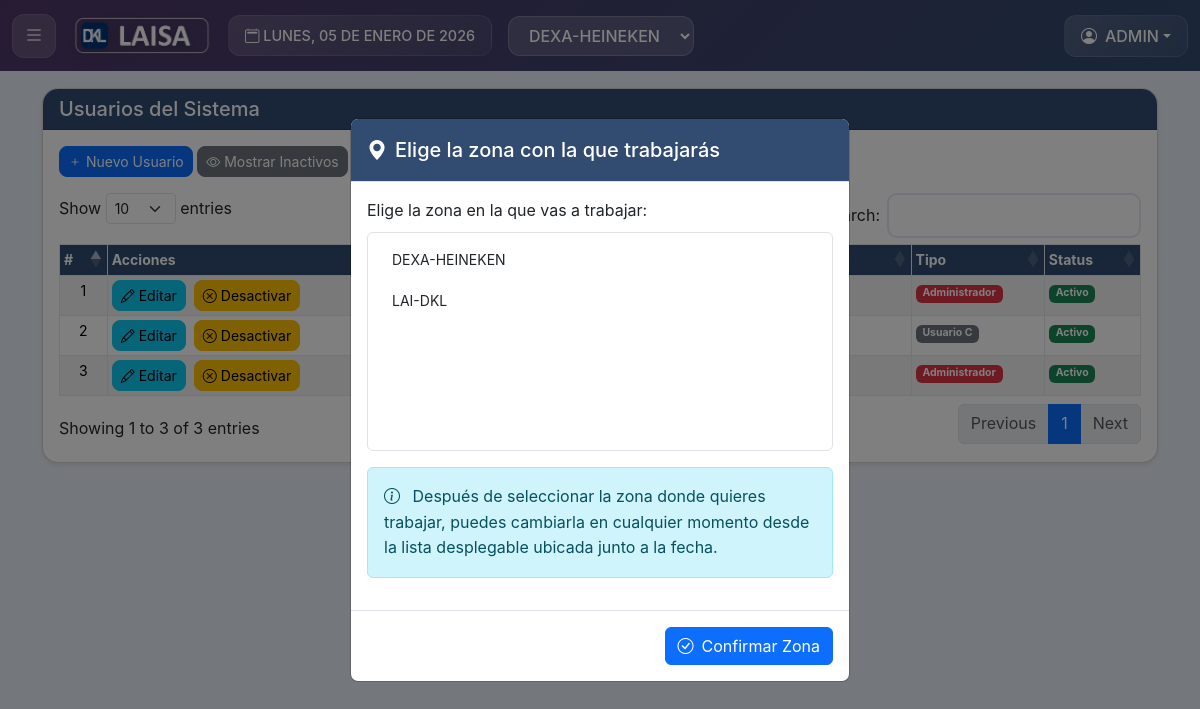
Page /?p=usuarios (signed in) on the earlier database version.
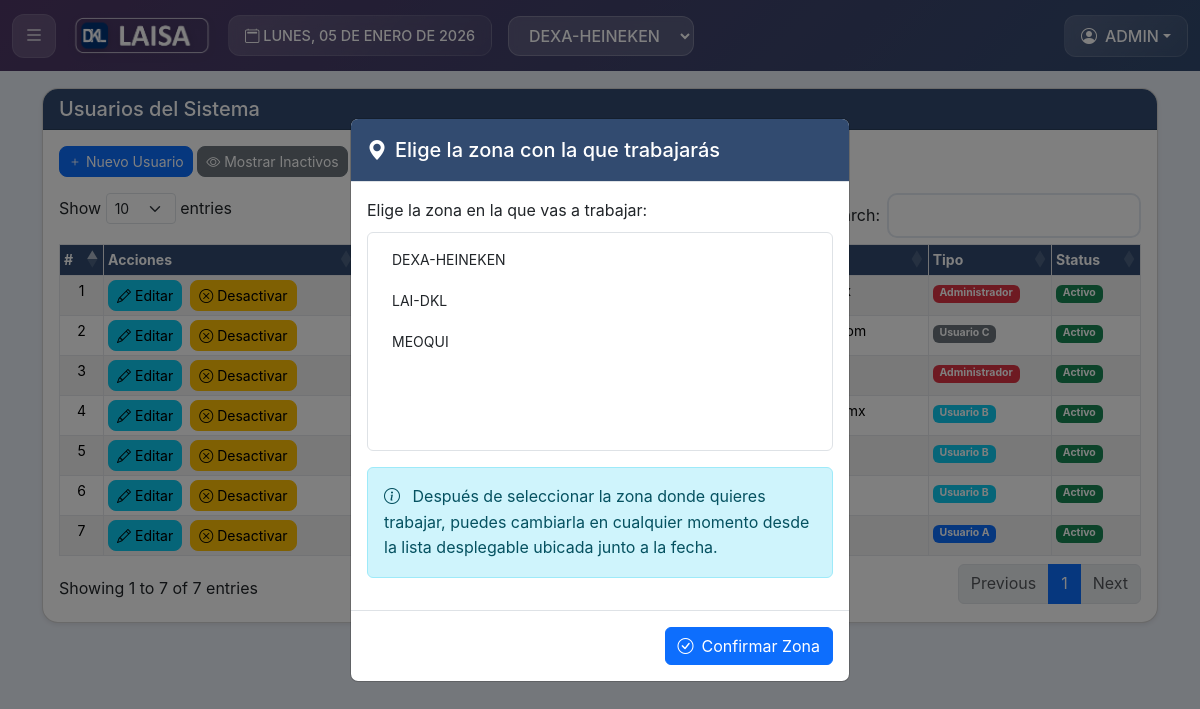
Same page on the later database version.
### tables this page shows
CREATE TABLE IF NOT EXISTS `usuarios` (
  `id_user` int NOT NULL AUTO_INCREMENT,
  `nombre` varchar(255) DEFAULT NULL,
  `correo` varchar(255) DEFAULT NULL,
  `usuario` varchar(255) DEFAULT NULL,
  `pass` varchar(255) DEFAULT NULL,
  `tipo` varchar(255) DEFAULT NULL,
  `fecha` timestamp NOT NULL DEFAULT CURRENT_TIMESTAMP,
  `a` varchar(255) DEFAULT '0',
  `b` varchar(255) NOT NULL DEFAULT '0',
  `c` varchar(255) NOT NULL DEFAULT '0',
  `d` varchar(255) NOT NULL DEFAULT '0',
  `e` varchar(255) NOT NULL DEFAULT '0',
  `f` varchar(255) NOT NULL DEFAULT '0',
  `g` varchar(255) NOT NULL DEFAULT '0',
  `a1` varchar(255) NOT NULL DEFAULT '0',
  `b1` varchar(255) NOT NULL DEFAULT '0',
  `c1` varchar(255) NOT NULL DEFAULT '0',
  `d1` varchar(255) NOT NULL DEFAULT '0',
  `e1` varchar(255) NOT NULL DEFAULT '0',
  `f1` varchar(255) NOT NULL DEFAULT '0',
  `g1` varchar(255) DEFAULT '0',
  `zona` varchar(255) DEFAULT NULL,
  `af` varchar(255) NOT NULL DEFAULT '0',
  `acr` varchar(255) NOT NULL DEFAULT '0',
  `acc` varchar(255) NOT NULL DEFAULT '0',
  `en_correo` varchar(255) NOT NULL DEFAULT '0',
  `prec` varchar(255) NOT NULL DEFAULT '0',
  `zona_adm` varchar(255) NOT NULL DEFAULT '0',
  `status` varchar(255) NOT NULL DEFAULT '1',
  PRIMARY KEY (`id_user`)
);

### mod/usuarios.php (the view, shortened to what the rows shown need)
<div class="container mt-2">
    <div class="card shadow-sm">
        <h5 class="card-header encabezado-col text-white">Usuarios del Sistema</h5>
        <div class="card-body">
            <div class="mb-3">
                <a <?= $perm['Clien_Crear'];?> href="?p=N_usuario" class="btn btn-primary btn-sm rounded-3">
                    <i class="bi bi-plus"></i> Nuevo Usuario
                </a>
                <button <?= $perm['INACTIVO'];?> class="btn btn-secondary btn-sm rounded-3" onclick="toggleInactive()">
                    <i class="bi bi-eye"></i> Mostrar Inactivos
                </button>
            </div>
            <div class="table-responsive">
                <table class="table table-striped table-bordered table-hover table-sm" id="miTabla" style="width:100%">
                    <thead>
                        <tr>
                            <th>#</th>
                            <th>Acciones</th>
                            <th data-priority="1">Usuario</th>
                            <th>Nombre</th>
                            <th>Correo</th>
                            <th>Tipo</th>
                            <th>Status</th>
                        </tr>
                    </thead>
                    <tbody>
                        <?php
                        $query = "SELECT * FROM usuarios";
                        $result = $conn_mysql->query($query);
                        $Contador = 0;
                        $Activos = 1;
                        $Desacti = 1;
                        while ($Usuario = mysqli_fetch_array($result)) {
                            ($Usuario['status'] == '1') ? $Contador = $Activos++ : $Contador = $Desacti++ ;
                            $tipoUsuario = '';
                            $badgeClass = '';
                            $status = $Usuario['status'] == '1' ? 'Activo' : 'Inactivo';
                            $badgeClass1 = $Usuario['status'] == '1' ? 'bg-success' : 'bg-danger';
                            switch($Usuario['tipo']) {
                                case 100:
                                $tipoUsuario = 'Administrador';
                                $badgeClass = 'bg-danger';
                                break;
                                case 50:
                                $tipoUsuario = 'Usuario A';
                                $badgeClass = 'bg-primary';
                                break;
                                case 30:
                                $tipoUsuario = 'Usuario B';
                                $badgeClass = 'bg-info';
                                break;
                                case 10:
                                $tipoUsuario = 'Usuario C';
                                $badgeClass = 'bg-secondary';
                                break;
                            }
                            ?>
                            <tr>
                                <td class="text-center"><?= $Contador ?></td>
                                <td class="text-center">
                                    <div class="d-flex flex-wrap gap-2">
                                     <?php if ($Usuario['status'] == '1'): ?>
                                        <a <?= $perm['Clien_Editar'];?> href="?p=E_usuario&id=<?= $Usuario['id_user'] ?>"
                                         class="btn btn-info btn-sm rounded-3">
                                         <i class="bi bi-pencil"></i> Editar
                                     </a>
                                     <button <?= $perm['ACT_DES'];?> class="btn btn-warning btn-sm rounded-3 desactivar-user-btn"
                                         data-id="<?= $Usuario['id_user'] ?>">
                                         <i class="bi bi-x-circle"></i> Desactivar
                                     </button>
                            <?php endif; ?>
                        </div>
                    </td>
                    <td><a class="link-primary link-offset-2 link-underline-opacity-25 link-underline-opacity-100-hover" href="?p=V_usuarios&id=<?= $Usuario['id_user'] ?>" class="text-primary"><?= htmlspecialchars($Usuario['usuario']) ?></a>  </td>
                    <td><?= htmlspecialchars($Usuario['nombre']) ?></td>
                    <td><?= htmlspecialchars($Usuario['correo']) ?></td>
                    <td><span class="badge <?= $badgeClass ?>"><?= $tipoUsuario ?></span></td>
                    <td><span class="badge <?= $badgeClass1 ?>"><?= $status ?></span></td>
                </tr>
                <?php
            }
            ?>
        </tbody>
    </table>
</div>
</div>
</div>
</div>

### index.php (shortened to what the rows shown need)
<?php
include "config/conexiones.php";
if(!isset($p)){
  $p = "inicio";
}else{
  $p = $p;
}
?>
<!DOCTYPE html>
<html data-bs-theme="light" lang="es">
<head>
    <link href="https://cdn.jsdelivr.net/npm/bootstrap@5.3.3/dist/css/bootstrap.min.css" rel="stylesheet">
    <link rel="stylesheet" href="https://cdn.jsdelivr.net/npm/bootstrap-icons@1.11.3/font/bootstrap-icons.min.css">
    <link href="https://cdn.jsdelivr.net/npm/select2@4.1.0-rc.0/dist/css/select2.min.css" rel="stylesheet" />
    <link rel="stylesheet" href="https://cdn.datatables.net/1.13.6/css/dataTables.bootstrap5.min.css">
    <link rel="stylesheet" href="https://cdn.datatables.net/responsive/2.2.9/css/responsive.dataTables.min.css">
    <link rel="stylesheet" href="https://cdn.datatables.net/buttons/2.4.2/css/buttons.dataTables.min.css">
    <link rel="stylesheet" href="https://cdn.datatables.net/fixedheader/3.3.2/css/fixedHeader.dataTables.min.css">
    <link rel="stylesheet" href="config/stil.css">
</head>
<?php
$color_zona = '#324B70';
?>
<body style="--color-primario: <?= htmlspecialchars($color_zona) ?>;">
    <?php
if(isset($_SESSION['id_cliente'])){
    $user_id = $_SESSION['id_cliente'];
    $Pruev0 = $conn_mysql->query("SELECT * FROM usuarios where id_user = '$user_id'");
    $Pruev1 = mysqli_fetch_array($Pruev0);
    $zona_user = $Pruev1['zona'];
    $TipoUserSession = $Pruev1['tipo'];
    $zonasPermitidas = [];
    if ($zona_user == '0' || empty($zona_user)) {
        $zonasPermitidas = 'todas';
    } else {
        $zonasPermitidas = explode(',', $zona_user);
    }
                                $perMi = $Pruev1['a'].','.$Pruev1['b'].','.$Pruev1['c'].','.$Pruev1['d'].','.$Pruev1['e'].','.
                                $Pruev1['a1'].','.$Pruev1['b1'].','.$Pruev1['c1'].','.$Pruev1['d1'].','.$Pruev1['e1'].','.
                                $Pruev1['af'].','.$Pruev1['acr'].','.$Pruev1['acc'].','.$Pruev1['f'].','.$Pruev1['f1'].','.
                                $Pruev1['en_correo'].','.$Pruev1['prec'].','.$Pruev1['g'].','.$Pruev1['g1'];
                                $dias = array("DOMINGO","LUNES","MARTES","MIÉRCOLES","JUEVES","VIERNES","SÁBADO");
                                $meses = array("ENERO","FEBRERO","MARZO","ABRIL","MAYO","JUNIO","JULIO","AGOSTO","SEPTIEMBRE","OCTUBRE","NOVIEMBRE","DICIEMBRE");
                                $numero_dia = date('w');
                                $dia = date('d');
                                $numero_mes = date('n') - 1;
                                $anio = date('Y');
                                $fecha_formateada = $dias[$numero_dia] . ", " . $dia . " DE " . $meses[$numero_mes] . " DE " . $anio;
                                $perm = permisos($TipoUserSession, $perMi);
                                ?>
<div class="modal fade" id="zoneSelectModal" data-bs-backdrop="static" data-bs-keyboard="false" tabindex="-1" aria-labelledby="zoneSelectModalLabel" aria-hidden="true">
    <div class="modal-dialog modal-dialog-centered">
        <div class="modal-content">
            <div class="modal-header encabezado-col text-white">
                <h5 class="modal-title" id="zoneSelectModalLabel">
                    <i class="bi bi-geo-alt-fill me-2"></i>Elige la zona con la que trabajarás
                </h5>
            </div>
            <div class="modal-body">
                <form id="zoneSelectForm" method="post" action="procesar_zona.php">
                    <div class="mb-3">
                        <label for="zoneSelectInicio" class="form-label">Elige la zona en la que vas a trabajar:</label>
                        <select class="form-select" size="5" name="selected_zone" id="zoneSelectInicio" required>
                            <?php
                            if ($zonasPermitidas === 'todas') {
                                $zones_query = mysqli_query($conn_mysql, "SELECT * FROM zonas WHERE status = 1 ORDER BY nom");
                                while ($zone = mysqli_fetch_assoc($zones_query)) {
                                    echo '<option value="'.$zone['id_zone'].'">'.htmlspecialchars($zone['nom']).'</option>';
                                }
                            }
                            ?>
                        </select>
                    </div>
                </form>
                <div class="alert alert-info" role="alert">
                    <i class="bi bi-info-circle me-2"></i>
                    Después de seleccionar la zona donde quieres trabajar, puedes cambiarla en cualquier momento desde la lista desplegable ubicada junto a la fecha.
                </div>
            </div>
            <div class="modal-footer">
                <button type="button" class="btn btn-primary" id="saveZoneBtn">
                    <i class="bi bi-check-circle me-2"></i>Confirmar Zona
                </button>
            </div>
        </div>
    </div>
</div>
    <?php
    $logoZona = '0';
    ?>
<nav class="navbar navbar-expand-lg encabezado">
    <div class="container-fluid">
        <div class="d-flex align-items-center w-100">
            <button id="menu-btn" class="menu-btn-header me-2 me-md-3">
                <i class="bi bi-list fs-5"></i>
            </button>
            <a class="navbar-brand me-auto me-md-3" href="?p=inicio">
                <img src="img/logos/logo<?= $logoZona ?>.png" alt="Logo" class="img-fluid">
            </a>
            <div class="date-display me-2 me-md-3 d-none d-lg-block">
                <i class="bi bi-calendar2"></i> <?= $fecha_formateada ?>
            </div>
            <div class="zone-selector me-2 me-md-3">
                <form id="zoneForm" method="post" action="procesar_zona.php">
                    <select class="sleczone" name="selected_zone" id="zoneSelect">
                        <?php
                        $selected_zone = $_SESSION['selected_zone'] ?? 0;
                        if ($zonasPermitidas === 'todas') {
                            $zones_query = mysqli_query($conn_mysql, "SELECT * FROM zonas WHERE status = 1 ORDER BY nom");
                            while ($zone = mysqli_fetch_assoc($zones_query)) {
                                $selected = ($selected_zone == $zone['id_zone']) ? ' selected' : '';
                                echo '<option value="' . $zone['id_zone'] . '"' . $selected . '>' .
                                htmlspecialchars($zone['nom']) . '</option>';
                            }
                        }
                        ?>
                    </select>
                </form>
            </div>
            <div class="user-dropdown ms-auto">
                <div class="dropdown">
                    <button class="btn dropdown-toggle d-flex align-items-center <?= isSudoSession() ? 'btn-warning' : '' ?>"
                        type="button" id="userDropdown" data-bs-toggle="dropdown" aria-expanded="false">
                        <i class="bi bi-person-circle me-2"></i>
                        <span>
                            <?= $Pruev1['usuario'] ?>
                        </span>
                    </button>
                    </div>
                </div>
            </div>
        </div>
    </nav>
    <div class="contenido">
        <?php
        if (moduloDisponibleParaZona($p, $conn_mysql)) {
            if(file_exists("mod/".$p.".php")){
                include "mod/".$p.".php";
            } else if ($p == "sudo_login") {
                include "mod/sudo_login.php";
            } else if ($p == "sudo_logout") {
                include "mod/sudo_logout.php";
            }
        }
        ?>
    <?php } ?>
</div>
</body>
</html>

Differences in the rows shown:
added usuarios: Contador "4", tipo "Usuario B", status "Activo"
added usuarios: Contador "5", tipo "Usuario B", status "Activo"
added usuarios: Contador "6", tipo "Usuario B", status "Activo"
added usuarios: Contador "7", tipo "Usuario A", status "Activo"
Other differences:
form field selected_zone: "DEXA-HEINEKEN / LAI-DKL" → "DEXA-HEINEKEN / LAI-DKL / MEOQUI"
text written by a page script: "Show entries Search: Showing 1 to 3 of 3 entries Previous 1 Next" → "Show entries Search: Showing 1 to 7 of 7 entries Previous 1 Next"
